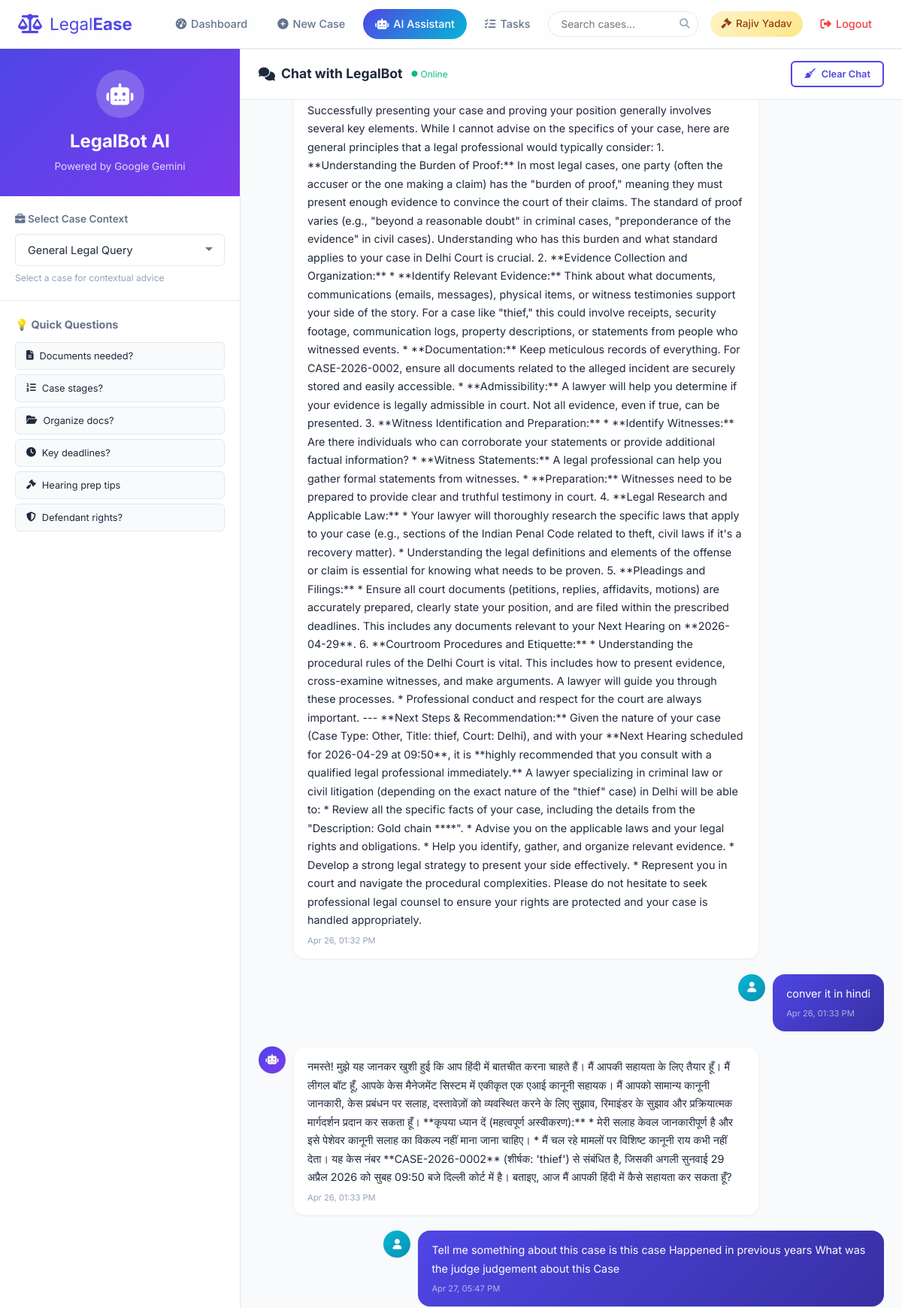
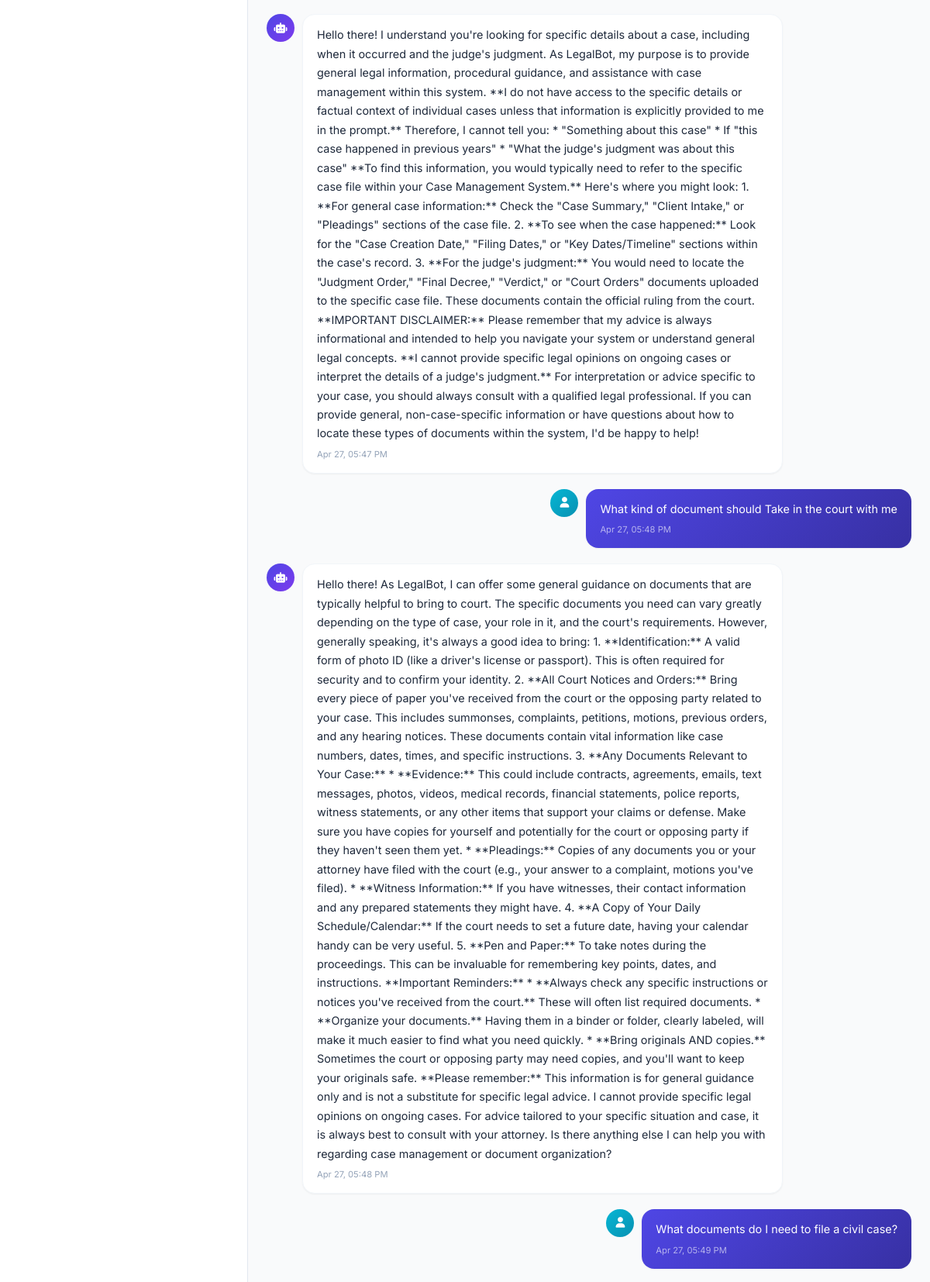
Screenshot of /chatbot (signed in, upper part) with the database file from the repository (2 pictures, top to bottom).
### database.py (models this page shows)
class User(UserMixin, db.Model):
    __tablename__ = 'users'
    id = db.Column(db.Integer, primary_key=True)
    username = db.Column(db.String(80), unique=True, nullable=False)
    email = db.Column(db.String(120), unique=True, nullable=False)
    password = db.Column(db.String(200), nullable=False)
    role = db.Column(db.String(20), nullable=False, default='client')  # 'lawyer' or 'client'
    full_name = db.Column(db.String(150), nullable=False)
    phone = db.Column(db.String(20))
    created_at = db.Column(db.DateTime, default=datetime.utcnow)
    cases = db.relationship('Case', backref='owner', lazy=True, foreign_keys='Case.user_id')
    assigned_cases = db.relationship('Case', backref='lawyer', lazy=True, foreign_keys='Case.lawyer_id')

class ChatHistory(db.Model):
    __tablename__ = 'chat_history'
    id = db.Column(db.Integer, primary_key=True)
    user_id = db.Column(db.Integer, db.ForeignKey('users.id'), nullable=False)
    message = db.Column(db.Text, nullable=False)
    response = db.Column(db.Text, nullable=False)
    created_at = db.Column(db.DateTime, default=datetime.utcnow)

### app.py (the view)
@app.route('/chatbot')
@login_required
def chatbot():
    history = ChatHistory.query.filter_by(user_id=current_user.id).order_by(
        ChatHistory.created_at.desc()
    ).limit(20).all()
    history.reverse()
    cases = Case.query.filter(
        (Case.user_id == current_user.id) | (Case.lawyer_id == current_user.id)
    ).all()
    return render_template('chatbot.html', history=history, cases=cases)

### app.py (called while the page is built)
@login_manager.user_loader
def load_user(user_id):
    return User.query.get(int(user_id))

### templates/chatbot.html (shortened to what this page needs)
{% extends 'base.html' %}
{% block content %}
<div class="chatbot-container">
    <div class="chat-sidebar">
        <div class="chat-sidebar-header">
            <div class="bot-avatar-lg">
                <i class="fas fa-robot"></i>
            </div>
            <h2>LegalBot AI</h2>
            <p>Powered by Google Gemini</p>
        </div>
        <div class="chat-case-selector">
            <label><i class="fas fa-briefcase"></i> Select Case Context</label>
            <select id="caseSelector" class="form-input">
                <option value="">General Legal Query</option>
            </select>
            <small>Select a case for contextual advice</small>
        </div>
        <div class="chat-quick-actions">
            <h3>💡 Quick Questions</h3>
            <button class="quick-btn" onclick="sendQuickMessage('What documents do I need to file a civil case?')">
                <i class="fas fa-file-alt"></i> Documents needed?
            </button>
            <button class="quick-btn" onclick="sendQuickMessage('What are the typical stages of a court case?')">
                <i class="fas fa-list-ol"></i> Case stages?
            </button>
            <button class="quick-btn" onclick="sendQuickMessage('How should I organize my case documents?')">
                <i class="fas fa-folder-open"></i> Organize docs?
            </button>
            <button class="quick-btn" onclick="sendQuickMessage('What are important deadlines I should track?')">
                <i class="fas fa-clock"></i> Key deadlines?
            </button>
            <button class="quick-btn" onclick="sendQuickMessage('Give me tips for preparing for a court hearing')">
                <i class="fas fa-gavel"></i> Hearing prep tips
            </button>
            <button class="quick-btn" onclick="sendQuickMessage('What are my rights as a defendant in a criminal case?')">
                <i class="fas fa-shield-alt"></i> Defendant rights?
            </button>
        </div>
    </div>
    <div class="chat-main">
        <div class="chat-header">
            <div class="chat-header-info">
                <h2><i class="fas fa-comments"></i> Chat with LegalBot</h2>
                <span class="online-badge"><i class="fas fa-circle"></i> Online</span>
            </div>
            <button class="btn btn-outline btn-sm" onclick="clearChat()">
                <i class="fas fa-broom"></i> Clear Chat
            </button>
        </div>
        <div class="chat-messages" id="chatMessages">
            {% for chat in history %}
            <div class="message user-message">
                <div class="message-bubble">
                    <div class="message-content">{{ chat.message }}</div>
                    <span class="message-time">{{ chat.created_at.strftime('%b %d, %I:%M %p') }}</span>
                </div>
                <div class="message-avatar user-avatar">
                    <i class="fas fa-user"></i>
                </div>
            </div>
            <div class="message bot-message">
                <div class="message-avatar">
                    <i class="fas fa-robot"></i>
                </div>
                <div class="message-bubble">
                    <div class="message-content">{{ chat.response }}</div>
                    <span class="message-time">{{ chat.created_at.strftime('%b %d, %I:%M %p') }}</span>
                </div>
            </div>
            {% endfor %}
        </div>
    </div>
</div>
{% endblock %}

### templates/base.html (shortened to what this page needs)
<!DOCTYPE html>
<html lang="en">
<head>
    <link rel="stylesheet" href="{{ url_for('static', filename='css/style.css') }}">
    <link href="https://cdnjs.cloudflare.com/ajax/libs/font-awesome/6.5.0/css/all.min.css" rel="stylesheet">
</head>
<body>
    <nav class="navbar">
        <div class="nav-container">
            <a href="{{ url_for('index') }}" class="nav-logo">
                <i class="fas fa-balance-scale"></i>
                <span>Legal<strong>Ease</strong></span>
            </a>
            <div class="nav-menu" id="navMenu">
                {% if current_user.is_authenticated %}
                    <a href="{{ url_for('dashboard') }}" class="nav-link">
                        <i class="fas fa-tachometer-alt"></i> Dashboard
                    </a>
                    <a href="{{ url_for('add_case') }}" class="nav-link">
                        <i class="fas fa-plus-circle"></i> New Case
                    </a>
                    <a href="{{ url_for('chatbot') }}" class="nav-link nav-link-bot">
                        <i class="fas fa-robot"></i> AI Assistant
                    </a>
                    <a href="{{ url_for('view_tasks') }}" class="nav-link">
                        <i class="fas fa-tasks"></i> Tasks
                    </a>
                    <div class="nav-search">
                        <form action="{{ url_for('search') }}" method="GET">
                            <input type="text" name="q" placeholder="Search cases..." class="search-input">
                            <button type="submit" class="search-btn"><i class="fas fa-search"></i></button>
                        </form>
                    </div>
                    <div class="nav-user">
                        <span class="user-badge {{ current_user.role }}">
                            <i class="fas fa-{% if current_user.role == 'lawyer' %}gavel{% else %}user{% endif %}"></i>
                            {{ current_user.full_name }}
                        </span>
                        <a href="{{ url_for('logout') }}" class="nav-link logout-btn">
                            <i class="fas fa-sign-out-alt"></i> Logout
                        </a>
                    </div>
                {% endif %}
            </div>
        </div>
    </nav>
    <main class="main-content">
        {% block content %}{% endblock %}
    </main>
</body>
</html>

### rows the page displays
User: full_name "Rajiv Yadav"
ChatHistory: created_at "Apr 26, 01:32 PM"
ChatHistory: message "conver it in hindi", created_at "Apr 26, 01:33 PM", response "नमस्ते! मुझे यह जानकर खुशी हुई कि आप हिंदी में बातचीत करना चाहते हैं। मैं आपकी सहायता के लिए तैयार हूँ। मैं लीगल बॉट हूँ, आपके केस मैनेजमेंट सिस्टम में एकीकृत एक एआई कानूनी सहायक। मैं आपको सामान्य कानूनी जानकारी, केस प्रबंधन पर सलाह, दस्तावेज़ों को व्यवस्थित करने के लिए सुझाव, रिमाइंडर के सुझाव और प्रक्रियात्मक मार्गदर्शन प्रदान कर सकता हूँ। **कृपया ध्यान दें (महत्वपूर्ण अस्वीकरण):** * मेरी सलाह केवल जानकारीपूर्ण है और इसे पेशेवर कानूनी सलाह का विकल्प नहीं माना जाना चाहिए। * मैं चल रहे मामलों पर विशिष्ट कानूनी राय कभी नहीं देता। यह केस नंबर **CASE-2026-0002** (शीर्षक: 'thief') से संबंधित है, जिसकी अगली सुनवाई 29 अप्रैल 2026 को सुबह 09:50 बजे दिल्ली कोर्ट में है। बताइए, आज मैं आपकी हिंदी में…"
ChatHistory: message "Tell me something about this case is this case Happened in previous years What was the judge judgement about this Case", created_at "Apr 27, 05:47 PM", response "Hello there! I understand you're looking for specific details about a case, including when it occurred and the judge's judgment. As LegalBot, my purpose is to provide general legal information, procedural guidance, and assistance with case management within this system. **I do not have access to the specific details or factual context of individual cases unless that information is explicitly provided to me in the prompt.** Therefore, I cannot tell you: * \"Something about this case\" * If \"this case happened in previous years\" * \"What the judge's judgment was about this case\" **To find this information, you would typically need to refer to the specific case file within your Case Management…"
ChatHistory: message "What kind of document should Take in the court with me", created_at "Apr 27, 05:48 PM", response "Hello there! As LegalBot, I can offer some general guidance on documents that are typically helpful to bring to court. The specific documents you need can vary greatly depending on the type of case, your role in it, and the court's requirements. However, generally speaking, it's always a good idea to bring: 1. **Identification:** A valid form of photo ID (like a driver's license or passport). This is often required for security and to confirm your identity. 2. **All Court Notices and Orders:** Bring every piece of paper you've received from the court or the opposing party related to your case. This includes summonses, complaints, petitions, motions, previous orders, and any hearing notices.…"
ChatHistory: message "What documents do I need to file a civil case?", created_at "Apr 27, 05:49 PM"
